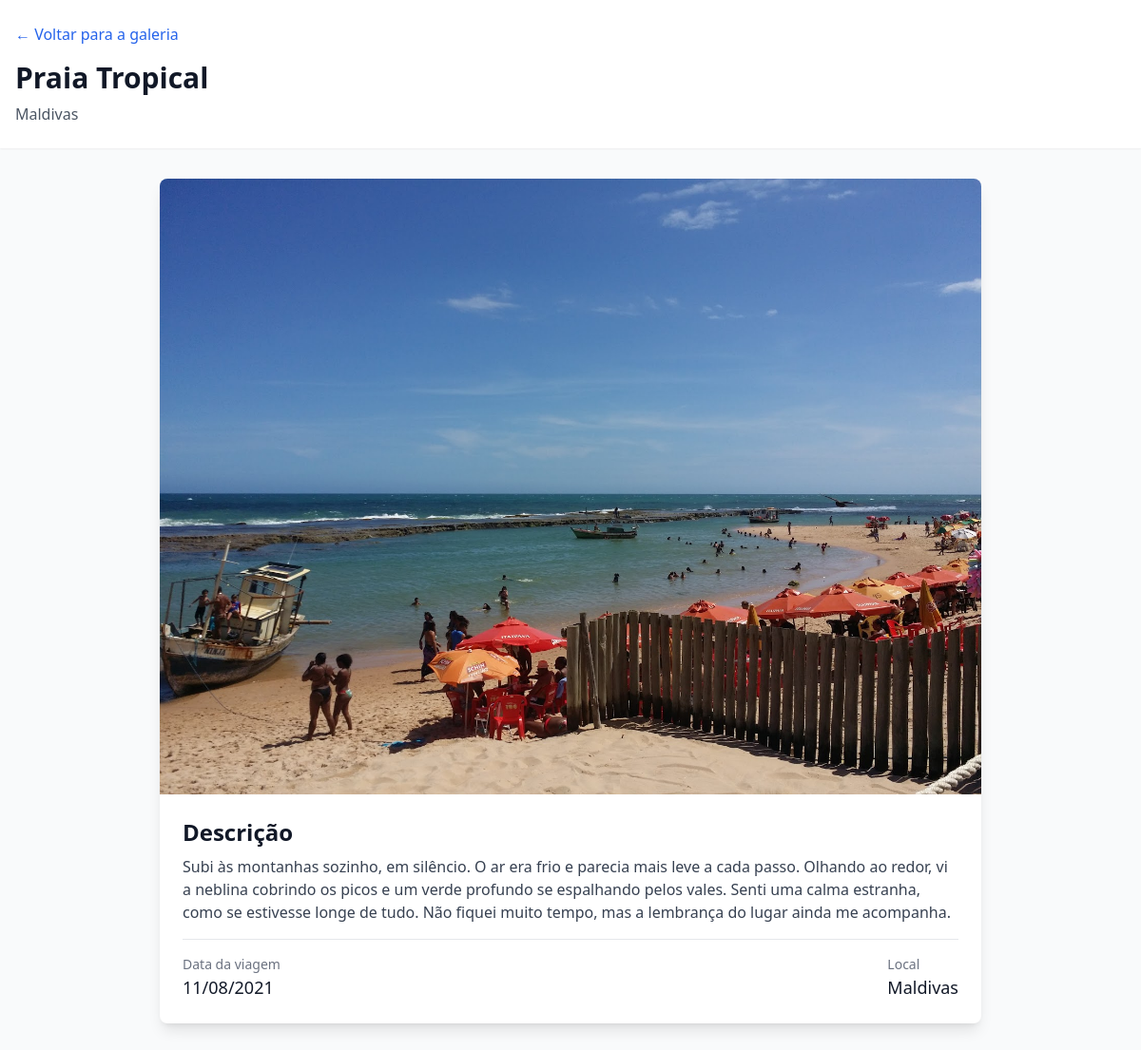
Before: /photo/1/ with the older database file.
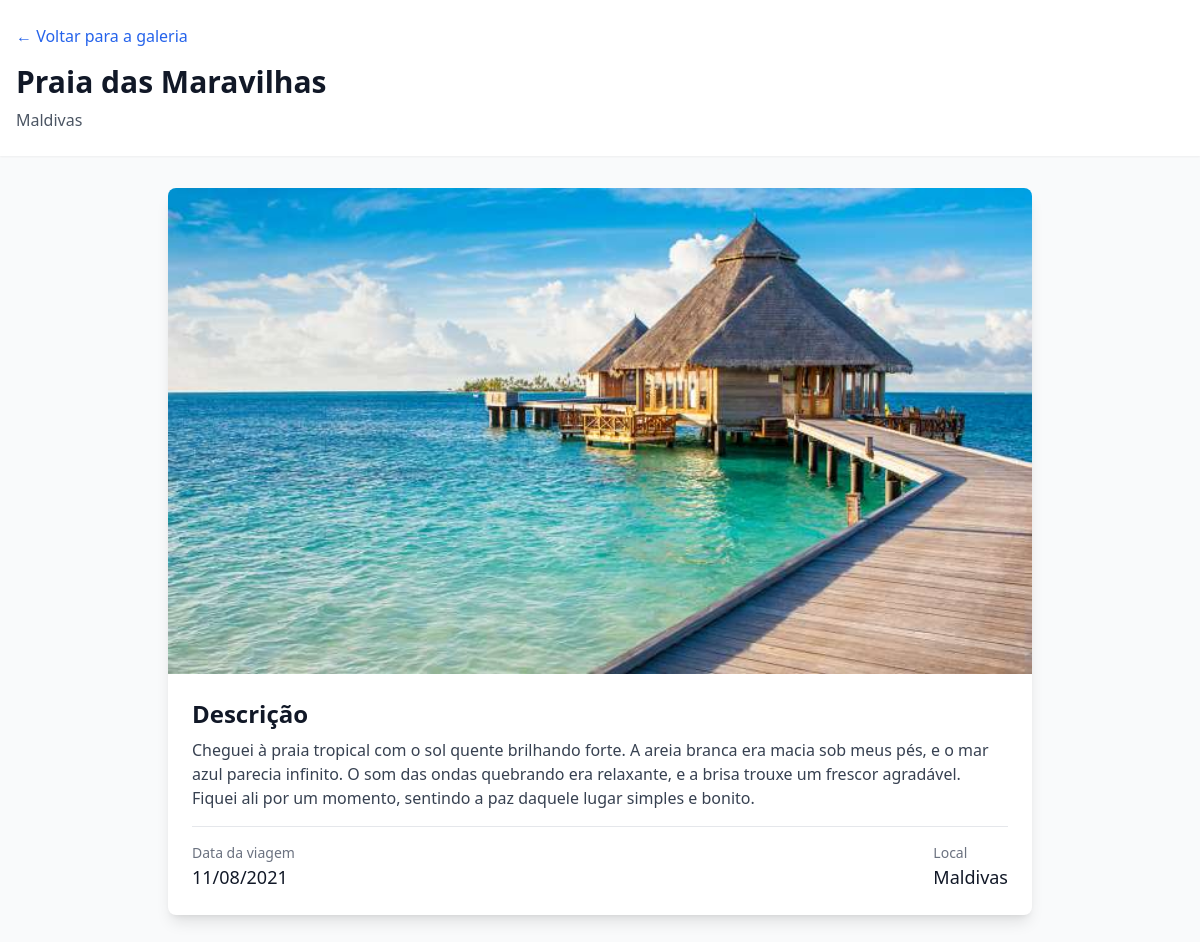
After: the same page with the newer database file.
### galeria/models.py (models this page shows, shortened)
class Photo(models.Model):
    title = models.CharField(max_length=200, verbose_name='Título')
    location = models.CharField(max_length=100, verbose_name='Local')
    description = models.TextField(verbose_name='Descrição')
    date_taken = models.DateField(verbose_name='Data da Viagem')
    image = models.ImageField(upload_to='galeria/images/', verbose_name='Imagem')
    created_at = models.DateTimeField(default=timezone.now, verbose_name='Criado em')
    class Meta:
        verbose_name = 'Foto'
        verbose_name_plural = 'Fotos'
        ordering = ['-date_taken']

### galeria/views.py (the view)
# urls.py: path('photo/<int:pk>/', views.photo_detail, name='photo_detail'),
def photo_detail(request, pk):
    photo = get_object_or_404(Photo, pk=pk)
    return render(request, 'galeria/photo_detail.html', {'photo': photo})

### galeria/templates/galeria/photo_detail.html (shortened to what this page needs)
<!DOCTYPE html>
<html lang="pt-BR">
<head>
    <script src="https://cdn.tailwindcss.com"></script>
</head>
<body class="bg-gray-50 min-h-screen">
    <header class="bg-white shadow-sm">
        <div class="max-w-7xl mx-auto px-4 py-6">
            <a href="{% url 'index' %}" class="text-blue-600 hover:text-blue-800 mb-4 inline-block">
                ← Voltar para a galeria
            </a>
            <h1 class="text-3xl font-bold text-gray-900">{{ photo.title }}</h1>
            <p class="text-gray-600 mt-2">{{ photo.location }}</p>
        </div>
    </header>
    <main class="max-w-4xl mx-auto px-4 py-8">
        <div class="bg-white rounded-lg shadow-lg overflow-hidden">
            <img src="{{ photo.image.url }}" alt="{{ photo.title }}" class="w-full h-auto">
            <div class="p-6">
                <div class="mb-4">
                    <h2 class="text-2xl font-semibold text-gray-900 mb-2">Descrição</h2>
                    <p class="text-gray-700">{{ photo.description }}</p>
                </div>
                <div class="border-t pt-4">
                    <div class="flex justify-between items-center">
                        <div>
                            <p class="text-sm text-gray-500">Data da viagem</p>
                            <p class="text-lg font-medium text-gray-900">{{ photo.date_taken|date:"d/m/Y" }}</p>
                        </div>
                        <div>
                            <p class="text-sm text-gray-500">Local</p>
                            <p class="text-lg font-medium text-gray-900">{{ photo.location }}</p>
                        </div>
                    </div>
                </div>
            </div>
        </div>
    </main>
</body>
</html>

Changed rows visible on the page:
changed Photo "Maldivas": title "Praia Tropical" → "Praia das Maravilhas"; image: a different picture; description "Subi às montanhas sozinho, em silêncio. O ar era frio e parecia mais leve a cada passo. Olhando ao redor, vi a neblina cobrindo os picos e um verde profundo se espalhando pelos vales. Senti uma calma estranha, como se estivesse longe de tudo. Não fiquei muito tempo, mas a lembrança do lugar ainda me acompanha." → "Cheguei à praia tropical com o sol quente brilhando forte. A areia branca era macia sob meus pés, e o mar azul parecia infinito. O som das ondas quebrando era relaxante, e a brisa trouxe um frescor agradável. Fiquei ali por um momento, sentindo a paz daquele lugar simples e bonito."
